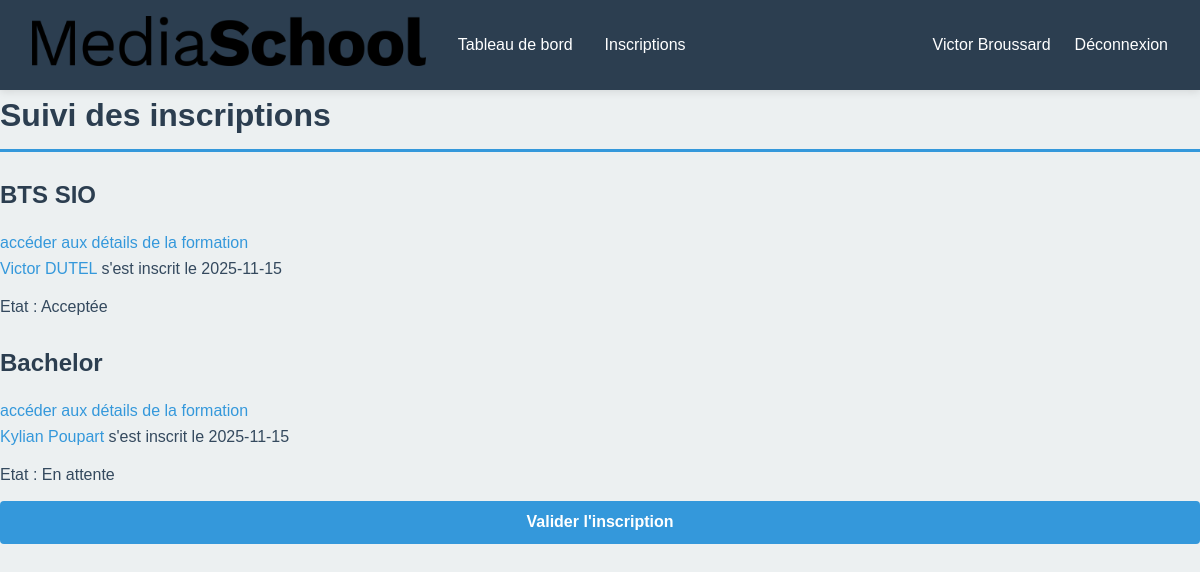
Page /users/personnel_mediaschool/inscriptions.php (signed in) on the committed database.
### tables this page shows
CREATE TABLE IF NOT EXISTS `inscription` (
  `id_inscription` int NOT NULL AUTO_INCREMENT,
  `date_inscription` date NOT NULL,
  `etat` varchar(20) NOT NULL,
  `id_eleve` int DEFAULT NULL,
  `id_formation` int NOT NULL,
  `id_personnel` int NOT NULL,
  PRIMARY KEY (`id_inscription`),
  KEY `contrainte 4` (`id_eleve`),
  KEY `contrainte 5` (`id_personnel`),
  KEY `contrainte 9` (`id_formation`)
);

CREATE TABLE IF NOT EXISTS `formation` (
  `id_formation` int NOT NULL AUTO_INCREMENT,
  `nom` varchar(50) NOT NULL,
  `niveau` varchar(20) NOT NULL,
  `duree` int NOT NULL,
  `prix` decimal(6,2) NOT NULL,
  `programme_pdf` varchar(100) NOT NULL,
  `id_campus` int NOT NULL,
  PRIMARY KEY (`id_formation`),
  KEY `contrainte 11` (`id_campus`)
);

CREATE TABLE IF NOT EXISTS `eleve` (
  `id_eleve` int NOT NULL AUTO_INCREMENT,
  `nom` varchar(50) NOT NULL,
  `prenom` varchar(50) NOT NULL,
  `email` varchar(100) NOT NULL,
  `telephone` varchar(100) NOT NULL,
  `mdp` varchar(100) NOT NULL,
  `civilite` char(3) NOT NULL,
  `date_naissance` date DEFAULT NULL,
  `numero_rue` int NOT NULL,
  `rue` varchar(100) NOT NULL,
  `code_postal` varchar(10) NOT NULL,
  `ville` varchar(50) NOT NULL,
  `diplome` varchar(25) NOT NULL,
  `cv` varchar(100) NOT NULL,
  `lettre_motivation` varchar(100) NOT NULL,
  PRIMARY KEY (`id_eleve`)
);

### users/personnel_mediaschool/inscriptions.php (the view, shortened to what this page needs)
<?php
require_once('../../connexion.php');
if (isset($_GET['id_formation'])) {
    $id_formation = $_GET['id_formation'];
    $sql = "SELECT inscription.*, formation.nom as nom_formation, eleve.prenom, eleve.nom as nom_eleve, eleve.id_eleve as id_eleve FROM inscription
    INNER JOIN formation ON inscription.id_formation = formation.id_formation
    INNER JOIN eleve ON inscription.id_eleve = eleve.id_eleve
    WHERE inscription.id_personnel = ? AND inscription.id_formation = ?
    ORDER BY inscription.date_inscription DESC;";
    $stmt = $pdo->prepare($sql);
    $stmt->execute([$_SESSION['user'][0]['id_personnel'], $id_formation]);
    $inscription = $stmt->fetchAll(PDO::FETCH_ASSOC);
    if (!$inscription) {
        echo "formation introuvable ou accès non autorisé ou aucune inscription.";
        exit();
    }
}
else {
    $sql = "SELECT inscription.*, formation.nom as nom_formation, formation.id_formation, eleve.prenom, eleve.nom as nom_eleve, eleve.id_eleve as id_eleve FROM inscription
    INNER JOIN formation ON inscription.id_formation = formation.id_formation
    INNER JOIN eleve ON inscription.id_eleve = eleve.id_eleve
    WHERE inscription.id_personnel = ?
    ORDER BY inscription.id_formation ASC, inscription.date_inscription DESC;";
    $stmt = $pdo->prepare($sql);
    $stmt->execute([$_SESSION['user'][0]['id_personnel']]);
    $inscriptions = $stmt->fetchAll(PDO::FETCH_ASSOC);
}
?>
<!DOCTYPE html>
<html lang="fr">
<head>
    <link rel="stylesheet" href="../../style.css">
</head>
<body>
    <?php
    require_once "inc/header.php";
    echo "<h1>Suivi des inscriptions</h1>";
    if (isset($_GET['id_formation'])) {
        echo "<div><h2><a href='../../formation.php?id_formation=" . urlencode($_GET['id_formation']) . "'>" . $inscription[0]['nom_formation'] . "</a></h2>";
        foreach ($inscription as $inscript) {
            echo "<p><a href='candidat.php?id_candidat=" . urlencode($inscript['id_eleve']) . "'>" . $inscript['prenom'] . " " . $inscript['nom_eleve'] . "</a> s'est inscrit le " . $inscript['date_inscription'] . "</p>";
            echo "<p>Etat : " . $inscript['etat'] . "</p>";
            if ($inscript['etat'] === 'En attente') {
                echo "<form method='post'><input type='hidden' name='id_inscription' value='" . $inscript['id_inscription'] . "'>";
                echo "<button type='submit' name='valider'>Valider l'inscription</button></form>";
            }
        }
        echo "</div>";
    }
    else {
        $total = count($inscriptions);
        for ($i = 0; $i < $total; $i++) {
            if ($i-1 < 0) {
                echo "<div><h2><a href='inscriptions.php?id_formation=" . urlencode($inscriptions[$i]['id_formation']) . "'>" . $inscriptions[$i]['nom_formation'] . "</a></h2>";
                echo "<a href='../../formation.php?id_formation=" . urlencode($inscriptions[$i]['id_formation']) . "'>accéder aux détails de la formation</a>";
                echo "<p><a href='candidat.php?id_candidat=" . urlencode($inscriptions[$i]['id_eleve']) . "'>" . $inscriptions[$i]['prenom'] . " " . $inscriptions[$i]['nom_eleve'] . "</a> s'est inscrit le " . $inscriptions[$i]['date_inscription'] . "</p>";
                echo "<p>Etat : " . $inscriptions[$i]['etat'] . "</p>";
                if ($i+1 > $total) {
                    echo "</div>";
                }
                elseif ($inscriptions[$i]['nom_formation'] !== $inscriptions[$i+1]['nom_formation'] || !$inscriptions[$i+1]['nom_formation']) {
                    echo "</div>";
                }
            }
            elseif ($inscriptions[$i]['nom_formation'] !== $inscriptions[$i-1]['nom_formation']) {
                echo "<div><h2><a href='inscriptions.php?id_formation=" . urlencode($inscriptions[$i]['id_formation']) . "'>" . $inscriptions[$i]['nom_formation'] . "</a></h2>";
                echo "<a href='../../formation.php?id_formation=" . urlencode($inscriptions[$i]['id_formation']) . "'>accéder aux détails de la formation</a>";
                echo "<p><a href='candidat.php?id_candidat=" . urlencode($inscriptions[$i]['id_eleve']) . "'>" . $inscriptions[$i]['prenom'] . " " . $inscriptions[$i]['nom_eleve'] . "</a> s'est inscrit le " . $inscriptions[$i]['date_inscription'] . "</p>";
                echo "<p>Etat : " . $inscriptions[$i]['etat'] . "</p>";
                if ($inscriptions[$i]['etat'] === 'En attente') {
                    echo "<form method='post'><input type='hidden' name='id_inscription' value='" . $inscriptions[$i]['id_inscription'] . "'>";
                    echo "<button type='submit' name='valider'>Valider l'inscription</button></form>";
                }
                if ($i+1 >= $total) {
                    echo "</div>";
                }
                elseif ($inscriptions[$i]['nom_formation'] !== $inscriptions[$i+1]['nom_formation']) {
                    echo "</div>";
                }
            }
        }
    }
    ?>
</body>
</html>

### style.css (style rules this page uses)
* { margin: 0; padding: 0; box-sizing: border-box; }
:root { --color-primary: #2c3e50; --color-secondary: #3498db; --color-accent: #e74c3c; --color-success: #27ae60; --color-warning: #f39c12; --color-light: #ecf0f1; --color-white: #ffffff; --color-dark: #2c3e50; --color-border: #bdc3c7; --color-text: #34495e; --shadow: 0 2px 8px rgba(0, 0, 0, 0.1); --shadow-hover: 0 4px 12px rgba(0, 0, 0, 0.15); }
html, body { height: 100%; width: 100%; }
body { font-family: 'Arial', sans-serif; color: var(--color-text); background-color: var(--color-light); line-height: 1.6; }
h1 { color: var(--color-primary); margin-bottom: 1.5rem; font-size: 2rem; border-bottom: 3px solid var(--color-secondary); padding-bottom: 0.5rem; }
h2 { color: var(--color-primary); margin: 1.5rem 0 1rem 0; font-size: 1.5rem; }
h2 a { color: var(--color-primary); text-decoration: none; transition: color 0.3s ease; }
a { color: var(--color-secondary); text-decoration: none; transition: color 0.3s ease; }
p { margin-bottom: 0.8rem; color: var(--color-text); }
button, .btn, input[type="submit"] { padding: 0.8rem 1.5rem; background-color: var(--color-secondary); color: var(--color-white); border: none; border-radius: 4px; font-size: 1rem; font-weight: bold; cursor: pointer; transition: background-color 0.3s ease, transform 0.2s ease; }
form { display: flex; flex-direction: column; gap: 1rem; }

### rows in the picture
inscription: id_formation.nom "BTS SIO", id_eleve.prenom "Victor", id_eleve.nom "DUTEL", date_inscription "2025-11-15", etat "Acceptée"
inscription: id_formation.nom "Bachelor", id_eleve.prenom "Kylian", id_eleve.nom "Poupart", date_inscription "2025-11-15", etat "En attente"

### other values in the picture
$_SESSION['user'][0]['prenom'] "Victor"
$_SESSION['user'][0]['nom'] "Broussard"
